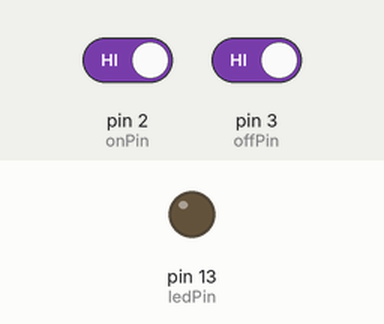
A sketch run on a simulated Arduino Uno, built with avr-gcc and run on an emulated ATmega328P. Shown: output pins drawn as LEDs (lit = HIGH). Dashed ring = blinking. The test bench sets the inputs (shaded band); at power-on: pin 2 (onPin) HIGH, pin 3 (offPin) HIGH. What the sketch prints to the serial monitor is not drawn.

Above: at 1.2 s.
1.3 s: pin 2 (onPin) driven LOW
At 2.5 s:
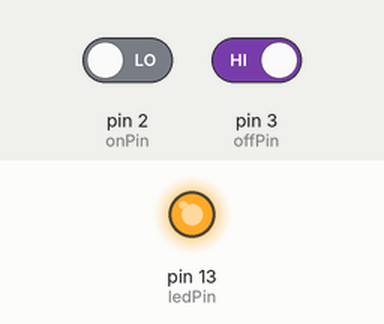
2.8 s: pin 3 (offPin) driven LOW
At 3.8 s:
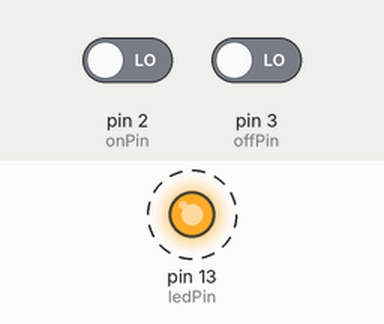
Timing chart, 0 to 58.3 s (numbered marks = the images above; inputs shaded):
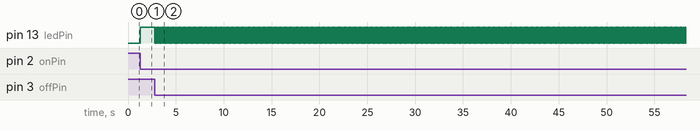

Measured:
- after the input at 1.3 s, pin 13 (ledPin): LOW → HIGH at once
- after the input at 2.8 s, pin 13 (ledPin): alternates HIGH for 0.02 s and LOW for 0.02 s, starting at once

The sketch:

pushbuttons.ino
```cpp
// Pushbuttons by Gavin
//

// Variables
int ledPin = 13;
int onPin = 2;
int offPin = 3;
int responseDelay = 20;

void setup() {
  Serial.begin(9600);
  pinMode(ledPin, OUTPUT);
  pinMode(onPin, INPUT);
  pinMode(offPin, INPUT);
}

void loop() {
  if (digitalRead(onPin) == LOW) {
    Serial.println("on");
    digitalWrite(ledPin, HIGH);
    delay(responseDelay);
  }
  if (digitalRead(offPin) == LOW) {
    Serial.println("off");
    digitalWrite(ledPin, LOW);
    delay(responseDelay);
  }
}
```
